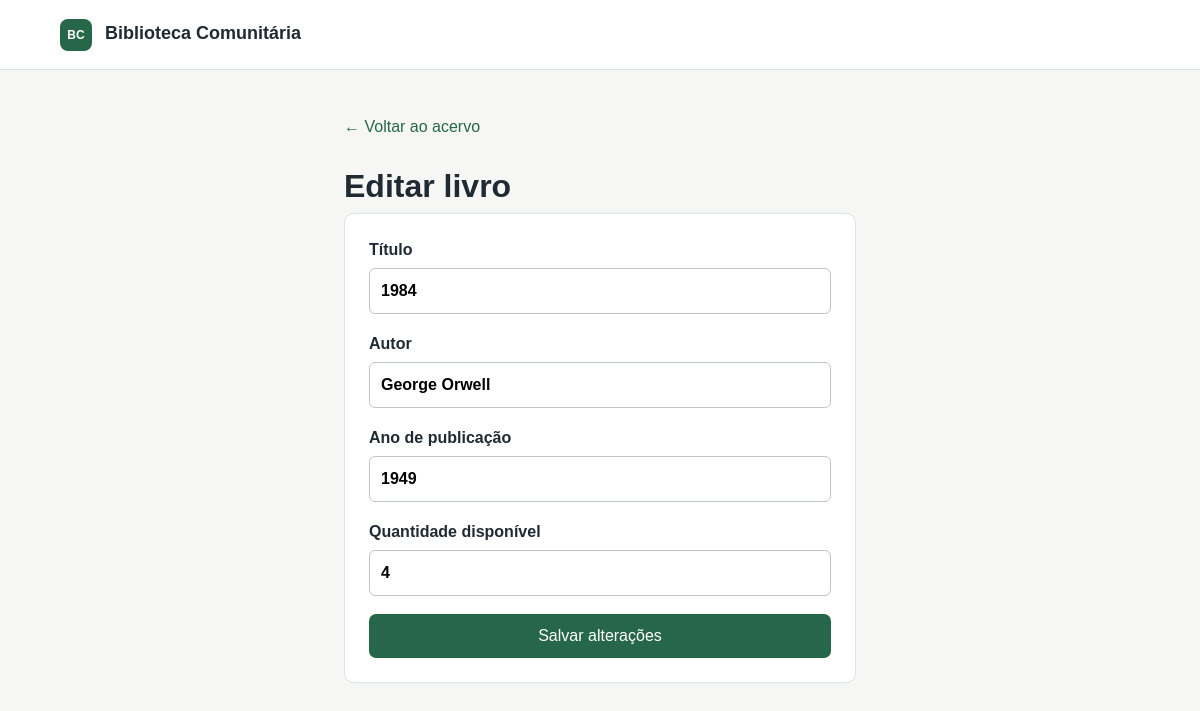
The page /editar.php?id=3 (signed in) on the database its author committed.
### tables this page shows
CREATE TABLE IF NOT EXISTS livros (
    id INT AUTO_INCREMENT PRIMARY KEY,
    titulo VARCHAR(150) NOT NULL,
    autor VARCHAR(100) NOT NULL,
    ano_publicacao INT,
    quantidade INT NOT NULL DEFAULT 1,
    UNIQUE KEY uq_livro_titulo_autor (titulo, autor)
);

### editar.php (the view, shortened to what this page needs)
<?php
session_start(); if (!isset($_SESSION['usuario_id'])) { header('Location: login.php'); exit; } require_once 'conexao.php';
$id = (int) ($_GET['id'] ?? 0); $stmt = mysqli_prepare($conexao, 'SELECT * FROM livros WHERE id = ?'); mysqli_stmt_bind_param($stmt, 'i', $id); mysqli_stmt_execute($stmt); $livro = mysqli_fetch_assoc(mysqli_stmt_get_result($stmt)); if (!$livro) { header('Location: index.php?mensagem=Livro não encontrado.'); exit; }
?>
<!doctype html><html lang="pt-BR"><head><meta charset="utf-8"><meta name="viewport" content="width=device-width, initial-scale=1"><title>Editar livro</title><link rel="stylesheet" href="style.css"></head><body><header class="topbar"><a class="logo" href="index.php"><span>BC</span> Biblioteca Comunitária</a></header><main class="form-page"><a href="index.php">← Voltar ao acervo</a><h1>Editar livro</h1><?php if ($erro): ?><div class="alert error"><?= $erro ?></div><?php endif; ?><form method="post" class="form-card"><label>Título<input name="titulo" value="<?= htmlspecialchars($livro['titulo']) ?>" required></label><label>Autor<input name="autor" value="<?= htmlspecialchars($livro['autor']) ?>" required></label><label>Ano de publicação<input type="number" name="ano_publicacao" min="1" max="<?= date('Y') ?>" value="<?= (int)$livro['ano_publicacao'] ?>" required></label><label>Quantidade disponível<input type="number" name="quantidade" min="0" value="<?= (int)$livro['quantidade'] ?>" required></label><button class="button primary">Salvar alterações</button></form></main></body></html>

### style.css (style rules this page uses)
:root { --ink:#202a33;--muted:#67737d;--bg:#f6f7f4;--paper:#fff;--green:#276749;--green-dark:#1d5038;--line:#dde3de;--red:#b42318 }
* { box-sizing:border-box }
body { margin:0;background:var(--bg);color:var(--ink);font:16px/1.5 Arial,sans-serif }
a { color:var(--green);text-decoration:none }
.topbar { min-height:70px;padding:14px max(5vw,24px);display:flex;justify-content:space-between;align-items:center;background:#fff;border-bottom:1px solid var(--line) }
.logo { font-weight:700;color:var(--ink);font-size:18px }
.logo span,.brand-mark { display:inline-grid;place-items:center;background:var(--green);color:white;border-radius:8px;width:32px;height:32px;margin-right:8px;font-size:12px }
h1,h2,p { margin-top:0 }
h1 { font-size:32px;line-height:1.2;margin-bottom:8px }
.button { border:0;border-radius:7px;padding:10px 14px;cursor:pointer;font:inherit;display:inline-block;text-decoration:none;white-space:nowrap }
.primary { background:var(--green);color:#fff }
.table-card,.loan-list,.form-card { background:var(--paper);border:1px solid var(--line);border-radius:10px;overflow:hidden }
.form-page { max-width:560px;margin:0 auto;padding:45px 24px }
.form-page>a { display:inline-block;margin-bottom:28px }
.form-card { padding:24px;display:grid;gap:18px;overflow:visible }
label { font-weight:600;display:grid;gap:6px }
input { width:100%;border:1px solid #bdc9c0;border-radius:6px;padding:10px 11px;font:inherit;background:#fff }

### rows shown on the page
livros: titulo "1984", autor "George Orwell", ano_publicacao "1949", quantidade "4"
